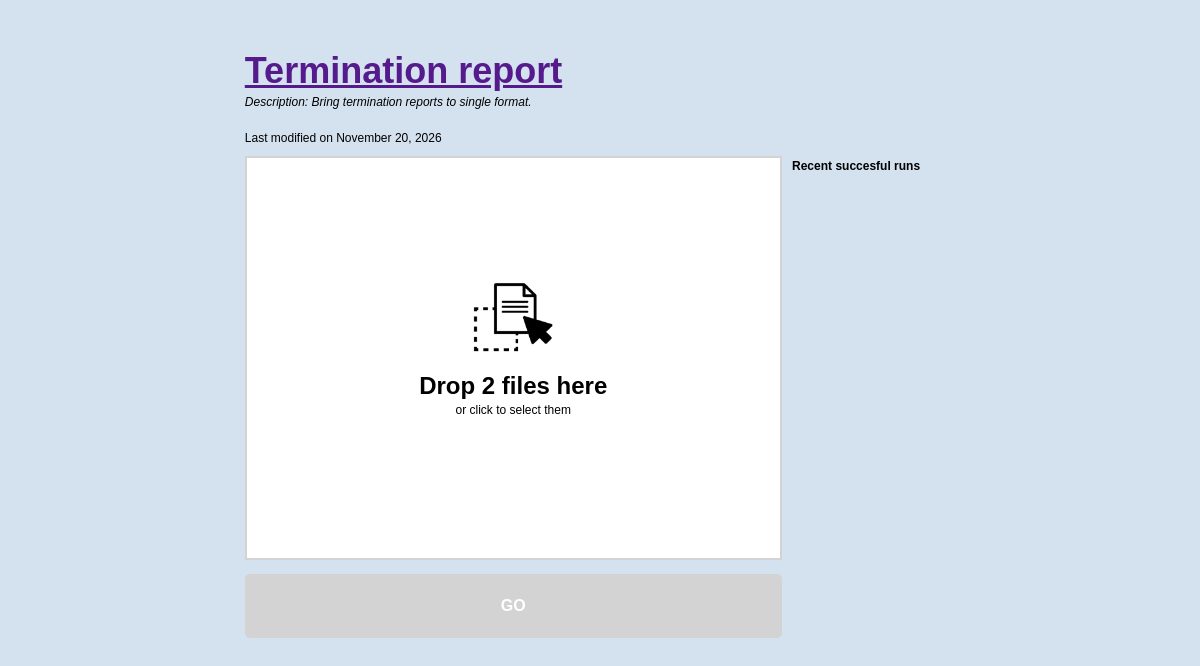
Page /webrequest/termination/new/ (signed in) on the earlier database version.
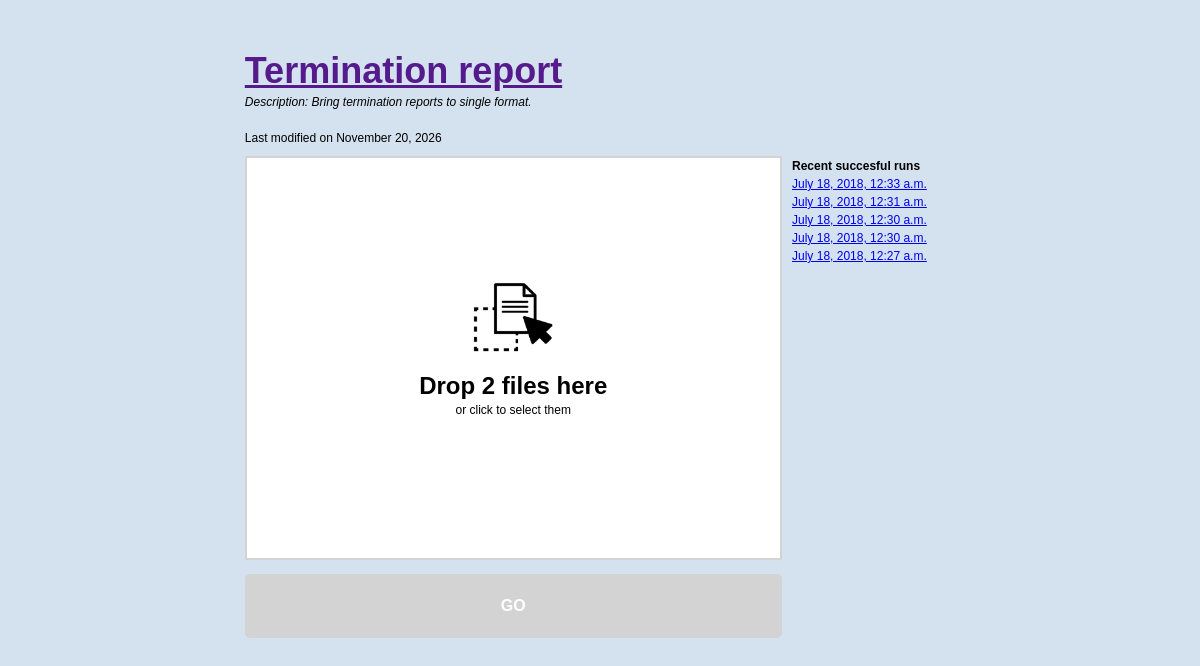
Same page on the later database version.
### webrequest/models.py (models this page shows, shortened)
class TerminationReportResponse(models.Model):
    id = models.UUIDField(primary_key=True, default=uuid.uuid4, editable=False)
    request = models.ForeignKey(TerminationReportRequest, blank=True, null=True, on_delete=models.CASCADE)
    report = models.FileField(upload_to = 'responses/')
    created = models.DateTimeField(default=timezone.now(), editable=False)
    modified = models.DateTimeField(default=timezone.now())

### webrequest/views.py (the view)
# urls.py: path('termination/new/', views.new_termination_report, name='new_termination_report'),
@login_required
def new_termination_report(request):
    allPreviousReports = TerminationReportResponse.objects.all().order_by('-modified')[:5]
    reportName = "Termination report"
    reportDescription = "Bring termination reports to single format."
    scriptModificationTime = datetime.datetime.fromtimestamp(os.path.getmtime(settings.BASE_DIR + "/webrequest/scripts/termination_script.py")).strftime('%B %d, %Y')
    requestUrl = "/webrequest/termination/new/"
    processorUrl = "/webrequest/termination/make/"
    dropzoneMaxFiles = 2
    return render(request, 'request_report.html', {'reportsHistory': allPreviousReports, 'reportName': reportName, 'reportDescription': reportDescription, 'scriptModificationTime' : scriptModificationTime, 'processorUrl': processorUrl, 'dropzoneMaxFiles': dropzoneMaxFiles})

### webrequest/templates/request_report.html (shortened to what this page needs)
{% extends "base.html" %}
{% block customstatic %}
    <link rel="stylesheet" href="/static/css/dzdataform_style.css">
{% endblock %}
{% block content %}
    <div id="description">
            <span class="largeText">
                <b>
                    <a href="{{ requestUrl }}">{{ reportName }}</a>
                </b>
            </span>
            <br>
            <span class="smallText">
                <i>Description: {{ reportDescription }}</i>
            </span>
            <br><br>
            <span class="smallText">
                Last modified on {{ scriptModificationTime }}
            </span>
    </div>
    <div id="dashboard">
        <div id="request">
                <form id="dzDataForm" action="{{ processorUrl }}" class="dropzone">
                    <div class="dz-message">
                        <img src="/static/img/draganddrop.png"/>
                        <p>
                            <span class="mediumText"><b>Drop <span id="droppedFilesCounter"></span> files here</b></span>
                            <br>
                            <span class="smallText">or click to select them</span>
                        </p>
                    </div>
                </form>
        </div>
        <div id="history">
            <span class="smallText">
                <b>Recent succesful runs</b>
                <br>
                    {% for report in reportsHistory %}
                        <a href="{{ report.report.url }}">{{ report.modified }}</a><br>
                    {% endfor %}
            </span>
        </div>
    </div>
    <div id="submission">
        <div id="dzDataSubmit">
            <b>GO</b>
        </div>
    </div>
{% endblock %}

### webrequest/templates/base.html (shortened to what this page needs)
<!DOCTYPE html>
<html>
    <head>
        {% load staticfiles %}
        {% block customstatic %}
        {% endblock %}
    </head>
    <body>
        {% block content %}
        {% endblock %}
    </body>
</html>

### webrequest/static/css/dzdataform_style.css (style rules this page uses)
div, p, h1, h2, h3 { font-family: Arial; }
body { background-color: #D4E1EF }
#description { width: 60%; margin: 50px auto 10px auto; }
#dashboard { width: 60%; margin: auto; }
#request { display:inline-block; width: 75%; margin: 0px 0px; }
#history { display:inline-block; vertical-align:top; margin: 0px 10px; }
#submission { width:60%; margin: 10px auto; }
#dzDataSubmit { height: 60px; width:75%; border-radius: 5px; border: 2px solid lightgrey; background-color: lightgrey; line-height: 60px; color: white; text-align: center; }
.dropzone { height: 400px; width:100%; display: table; border: 2px solid lightgrey; background: white; }
.dz-message { display: table-cell; vertical-align: middle; text-align: center; }
.dz-message > img { width: 80px; height: auto; }
.largeText { font-size: 36px; }
.mediumText { font-size: 24px; }
.smallText { font-size: 12px; }

Differences in the rows shown:
added TerminationReportResponse: modified "July 18, 2018, 12:33 a.m."
added TerminationReportResponse: modified "July 18, 2018, 12:31 a.m."
added TerminationReportResponse: modified "July 18, 2018, 12:30 a.m."
added TerminationReportResponse: modified "July 18, 2018, 12:30 a.m."
added TerminationReportResponse: modified "July 18, 2018, 12:27 a.m."
